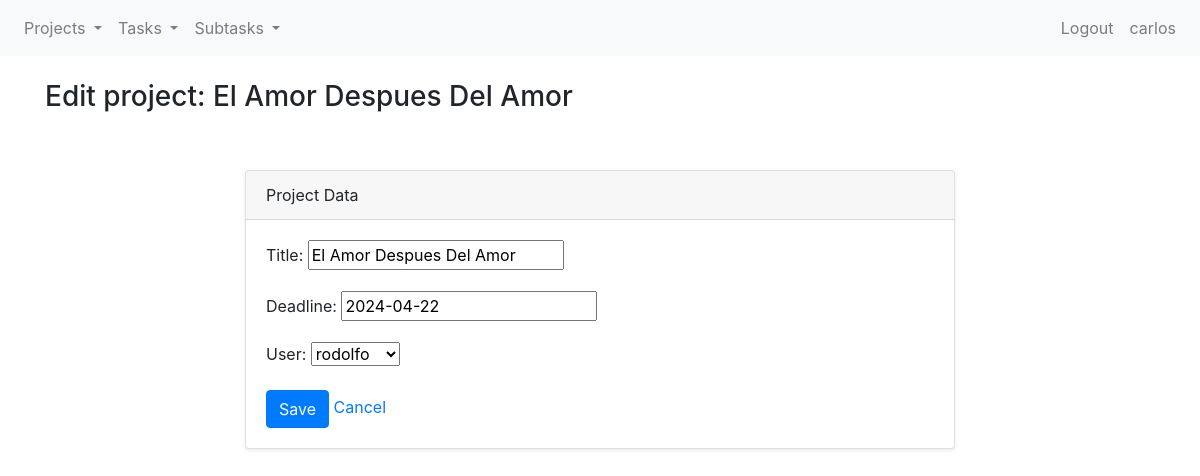
The page /projects/projects/1/update/ (signed in) on the database its author committed.
### projects/models.py (models this page shows, shortened)
class Project(models.Model):
    title = models.CharField(max_length=255)
    deadline = models.DateField(blank=True, null=True)
    user = models.ForeignKey(User, on_delete=models.CASCADE)

### projects/views.py (the view)
# urls.py: path("projects/<int:pk>/update/", ProjectUpdateView.as_view(), name="project-update"),
class ProjectUpdateView(LoginRequiredMixin, UpdateView):
    model = Project
    template_name = "projects/cbv/project_form.html"
    fields = ["title", "deadline", "user"]
    context_object_name = "project"
    success_url = reverse_lazy("project-list")

### projects/templates/projects/cbv/project_form.html
{% extends 'projects/base.html' %} {% block title %} Create project {% endblock %} {% block content %}
<h3>{% if object %}Edit project: {{ object.title }}{% else %}New Project{% endif %}</h3>
<section class="py-5">
  <div class="container">
    <div class="row">
      <div class="col-lg-8 mx-auto">
        <div class="card shadow-sm">
          <div class="card-header">Project Data</div>
          <div class="card-body">
            <form method="post">
              {% csrf_token %} {{ form.as_p }}
              <button type="submit" class="btn btn-primary">Save</button>
              <a href="{% url 'project-list' %}">Cancel</a>
            </form>
          </div>
        </div>
      </div>
    </div>
  </div>
</section>
{% endblock %}

### projects/templates/projects/base.html (shortened to what this page needs)
{% load static %}
<!DOCTYPE html>
<html lang="en">
  <head>
    <link rel="stylesheet" href="{% static 'projects/css/bootstrap.css' %}" />
  </head>
  <body>
    <nav class="navbar navbar-expand-lg navbar-light bg-light">
      <div class="collapse navbar-collapse" id="navbarNav">
        {% if user.is_authenticated %}
        <ul class="navbar-nav">
          <li class="nav-item dropdown">
            <a
              class="nav-link dropdown-toggle"
              href="#"
              id="navbarDropdownMenuLinkProject"
              role="button"
              data-toggle="dropdown"
              aria-haspopup="true"
              aria-expanded="false"
            >
              Projects
            </a>
          </li>
          <li class="nav-item dropdown">
            <a
              class="nav-link dropdown-toggle"
              href="#"
              id="navbarDropdownMenuLinkTask"
              role="button"
              data-toggle="dropdown"
              aria-haspopup="true"
              aria-expanded="false"
            >
              Tasks
            </a>
          </li>
          <li class="nav-item dropdown">
            <a
              class="nav-link dropdown-toggle"
              href="#"
              id="navbarDropdownMenuLinkSubtask"
              role="button"
              data-toggle="dropdown"
              aria-haspopup="true"
              aria-expanded="false"
            >
              Subtasks
            </a>
          </li>
        </ul>
        {% endif %}
        <ul class="navbar-nav ml-auto">
          {% if user.is_authenticated %}
          <li class="nav-item">
            <a class="nav-link" href="{% url 'logout' %}">Logout</a>
          </li>
          <li class="nav-item">
            <a class="nav-link" href="{% url 'edit-user' %}">{{ user }}</a>
          </li>
          {% endif %}
        </ul>
      </div>
    </nav>
    <div class="container mt-4">
      {% block content %}{% endblock content %}
    </div>
  </body>
</html>

### rows shown on the page
Project: title "El Amor Despues Del Amor", deadline "2024-04-22", user "rodolfo"

### other values the page prints
{{ user }} "carlos"
